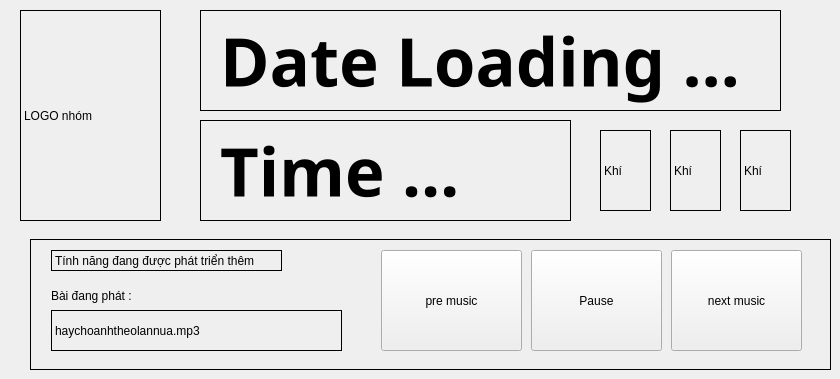
    <widget class="QWidget" name="mainCore">
     <widget class="QLabel" name="labelTime">
      <property name="geometry">
       <rect>
        <x>200</x>
        <y>120</y>
        <width>371</width>
        <height>101</height>
       </rect>
      </property>
      <property name="font">
       <font>
        <family>MS PGothic</family>
        <pointsize>50</pointsize>
        <weight>75</weight>
        <bold>true</bold>
       </font>
      </property>
      <property name="frameShape">
       <enum>QFrame::Box</enum>
      </property>
      <property name="text">
       <string>Time ...</string>
      </property>
     </widget>
     <widget class="QLabel" name="labelDate">
      <property name="geometry">
       <rect>
        <x>200</x>
        <y>10</y>
        <width>581</width>
        <height>101</height>
       </rect>
      </property>
      <property name="font">
       <font>
        <family>MS PGothic</family>
        <pointsize>50</pointsize>
        <weight>75</weight>
        <bold>true</bold>
       </font>
      </property>
      <property name="frameShape">
       <enum>QFrame::Box</enum>
      </property>
      <property name="text">
       <string>Date Loading ...</string>
      </property>
     </widget>
     <widget class="QLabel" name="labelLogo">
      <property name="geometry">
       <rect>
        <x>20</x>
        <y>10</y>
        <width>141</width>
        <height>211</height>
       </rect>
      </property>
      <property name="frameShape">
       <enum>QFrame::Box</enum>
      </property>
      <property name="text">
       <string>LOGO nhóm</string>
      </property>
     </widget>
     <widget class="QLabel" name="label_14">
      <property name="geometry">
       <rect>
        <x>600</x>
        <y>130</y>
        <width>51</width>
        <height>81</height>
       </rect>
      </property>
      <property name="frameShape">
       <enum>QFrame::Box</enum>
      </property>
      <property name="text">
       <string>Khí</string>
      </property>
     </widget>
     <widget class="QLabel" name="label_24">
      <property name="geometry">
       <rect>
        <x>670</x>
        <y>130</y>
        <width>51</width>
        <height>81</height>
       </rect>
      </property>
      <property name="frameShape">
       <enum>QFrame::Box</enum>
      </property>
      <property name="text">
       <string>Khí</string>
      </property>
     </widget>
     <widget class="QLabel" name="label_25">
      <property name="geometry">
       <rect>
        <x>740</x>
        <y>130</y>
        <width>51</width>
        <height>81</height>
       </rect>
      </property>
      <property name="frameShape">
       <enum>QFrame::Box</enum>
      </property>
      <property name="text">
       <string>Khí</string>
      </property>
     </widget>
     <widget class="QStackedWidget" name="stackedWidget_5">
      <property name="geometry">
       <rect>
        <x>30</x>
        <y>239</y>
        <width>801</width>
        <height>131</height>
       </rect>
      </property>
      <property name="frameShape">
       <enum>QFrame::Box</enum>
      </property>
      <widget class="QWidget" name="page_5">
       <widget class="QLabel" name="label_4">
        <property name="geometry">
         <rect>
          <x>20</x>
          <y>10</y>
          <width>231</width>
          <height>21</height>
         </rect>
        </property>
        <property name="frameShape">
         <enum>QFrame::Box</enum>
        </property>
        <property name="text">
         <string>Tính năng đang được phát triển thêm</string>
        </property>
       </widget>
       <widget class="QPushButton" name="pushButton_2">
        <property name="geometry">
         <rect>
          <x>350</x>
          <y>10</y>
          <width>141</width>
          <height>101</height>
         </rect>
        </property>
        <property name="text">
         <string>pre music</string>
        </property>
       </widget>
       <widget class="QPushButton" name="pushButton_3">
        <property name="geometry">
         <rect>
          <x>500</x>
          <y>10</y>
          <width>131</width>
          <height>101</height>
         </rect>
        </property>
        <property name="text">
         <string>Pause</string>
        </property>
       </widget>
       <widget class="QPushButton" name="pushButton_4">
        <property name="geometry">
         <rect>
          <x>640</x>
          <y>10</y>
          <width>131</width>
          <height>101</height>
         </rect>
        </property>
        <property name="text">
         <string>next music</string>
        </property>
       </widget>
       <widget class="QLabel" name="label_55">
        <property name="geometry">
         <rect>
          <x>20</x>
          <y>40</y>
          <width>91</width>
          <height>31</height>
         </rect>
        </property>
        <property name="text">
         <string>Bài đang phát :</string>
        </property>
       </widget>
       <widget class="QLabel" name="label_56">
        <property name="geometry">
         <rect>
          <x>20</x>
          <y>70</y>
          <width>291</width>
          <height>41</height>
         </rect>
        </property>
        <property name="frameShape">
         <enum>QFrame::Box</enum>
        </property>
        <property name="text">
         <string>haychoanhtheolannua.mp3</string>
        </property>
       </widget>
      </widget>
      <widget class="QWidget" name="page_6"/>
     </widget>
    </widget>
